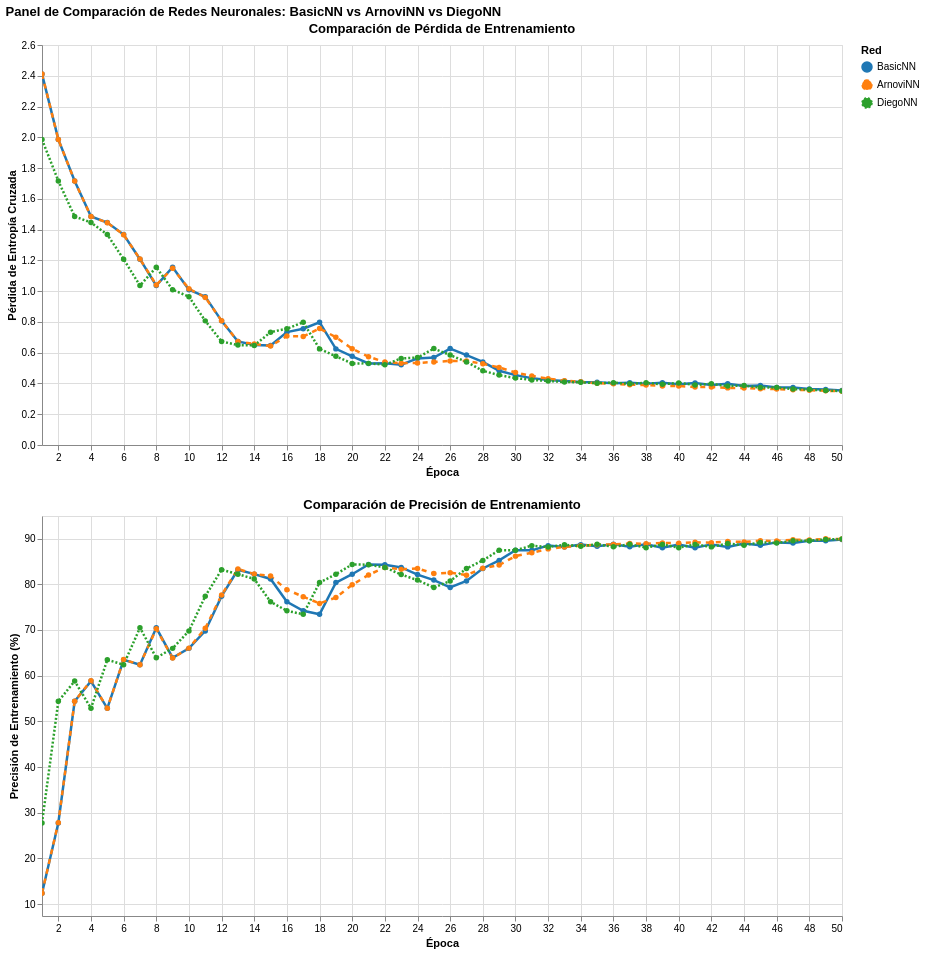

Notebook source saved alongside this figure:
### Markdown cell above
## 10. Panel de Control de Visualización Combinada

### Code cell
# Crear un panel de control combinado con los tres gráficos
dashboard = alt.vconcat(
    chart_loss,
    chart_acc
).properties(
    title='Panel de Comparación de Redes Neuronales: BasicNN vs ArnoviNN vs DiegoNN'
).resolve_scale(
    color='shared'
)

# Mostrar el panel de control
dashboard.show()

### Figure 1 — Vega-Lite specification as saved in the notebook (floating-point values rounded to 4 significant figures; data arrays with more than 128 entries replaced by an {"elided": "..."} marker saying what was removed)
{"config": {"view": {"continuousWidth": 300, "continuousHeight": 300}}, "vconcat": [{"data": {"name": "data-2cb63ddd737a123c8d9a237ec1db6574"}, "mark": {"type": "line", "point": true, "size": 2.5}, "encoding": {"color": {"field": "Network", "scale": {"domain": ["BasicNN", "ArnoviNN", "DiegoNN"], "range": ["#1f77b4", "#ff7f0e", "#2ca02c"]}, "title": "Red", "type": "nominal"}, "strokeDash": {"field": "Network", "scale": {"domain": ["BasicNN", "ArnoviNN", "DiegoNN"], "range": [[], [5, 5], [2, 2]]}, "type": "nominal"}, "tooltip": [{"field": "Epoch", "type": "quantitative"}, {"field": "Network", "type": "nominal"}, {"field": "Loss", "format": ".4f", "type": "quantitative"}], "x": {"field": "Epoch", "scale": {"nice": false}, "title": "Época", "type": "quantitative"}, "y": {"field": "Loss", "title": "Pérdida de Entropía Cruzada", "type": "quantitative"}}, "height": 400, "name": "view_4fdea511bedaec07_0", "title": "Comparación de Pérdida de Entrenamiento", "width": 800}, {"data": {"name": "data-2a06464025400c27a8a1c7c0d4daf35c"}, "mark": {"type": "line", "point": true, "size": 2.5}, "encoding": {"color": {"field": "Network", "scale": {"domain": ["BasicNN", "ArnoviNN", "DiegoNN"], "range": ["#1f77b4", "#ff7f0e", "#2ca02c"]}, "title": "Red", "type": "nominal"}, "strokeDash": {"field": "Network", "scale": {"domain": ["BasicNN", "ArnoviNN", "DiegoNN"], "range": [[], [5, 5], [2, 2]]}, "type": "nominal"}, "tooltip": [{"field": "Epoch", "type": "quantitative"}, {"field": "Network", "type": "nominal"}, {"field": "Accuracy (%)", "format": ".2f", "type": "quantitative"}], "x": {"field": "Epoch", "scale": {"nice": false}, "title": "Época", "type": "quantitative"}, "y": {"field": "Accuracy (%)", "scale": {"domain": [7.41, 94.95]}, "title": "Precisión de Entrenamiento (%)", "type": "quantitative"}}, "height": 400, "name": "view_50fc0dc2e3313ab9_1", "title": "Comparación de Precisión de Entrenamiento", "width": 800}], "params": [{"name": "param_1e9efca18e7a2868", "select": {"type": "interval", "encodings": ["x", "y"]}, "bind": "scales", "views": ["view_4fdea511bedaec07_0", "view_50fc0dc2e3313ab9_1"]}], "resolve": {"scale": {"color": "shared"}}, "title": "Panel de Comparación de Redes Neuronales: BasicNN vs ArnoviNN vs DiegoNN", "$schema": "https://vega.github.io/schema/vega-lite/v6.1.0.json", "datasets": {"data-2cb63ddd737a123c8d9a237ec1db6574": {"elided": "150 records"}, "data-2a06464025400c27a8a1c7c0d4daf35c": {"elided": "150 records"}}}
